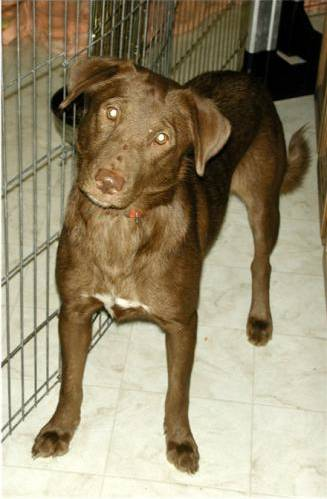
#> input picture pic.jpg, 327 x 499 px
$ jupyter execute OpenCV-Beginner.ipynb
#> lines starting #> are read from the running program, lines starting #| are printed output that depends on the picture
[cell 1]
import cv2
import matplotlib.pyplot as plt
import numpy as np

4.a. Membuka Gambar, 4.b menampilkan image

[cell 2]
img = cv2.imread("pic.jpg")
#> img is the input picture: shape (499, 327, 3); mean B, G, R 111.5, 139, 150.2
plt.imshow(img)
plt.show()

4.c Menampilkan ukuran image

[cell 3]
print(img.shape)
#| (499, 327, 3)

4.d Menampilkan nilai intensitas

[cell 4]
b,g,r = cv2.split(img) #split setiap layer R,G, dan B
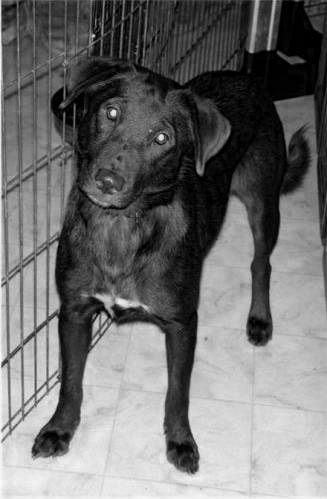
#> b: shape (499, 327); min 0, max 250, mean 111.5
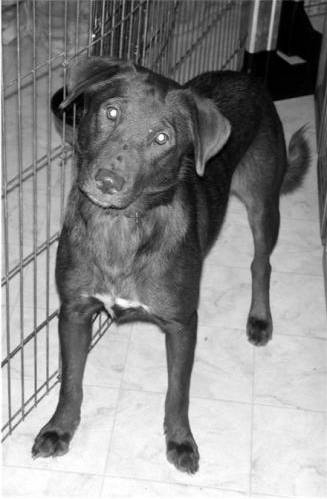
#> g: shape (499, 327); min 0, max 255, mean 139
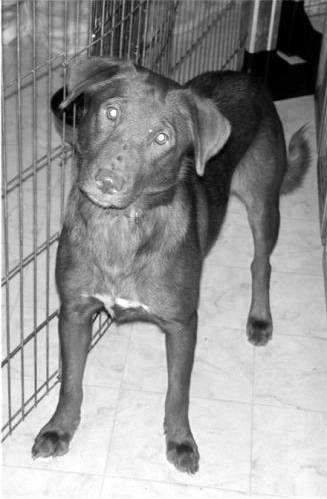
#> r: shape (499, 327); min 0, max 255, mean 150.2

plt.hist(b.ravel(),256, [0,256], color='b') #plot layer B
plt.show()
#> figure, not shown here; tallest bar 2760 high, from x = 0 to 1

[cell 5]
plt.hist(g.ravel(),256, [0,256], color='g') #plot layer G
plt.show()
#> figure, not shown here; tallest bar 1249 high, from x = 234 to 235

[cell 6]
plt.hist(r.ravel(),256, [0,256], color='r') #plot layer R
plt.show()
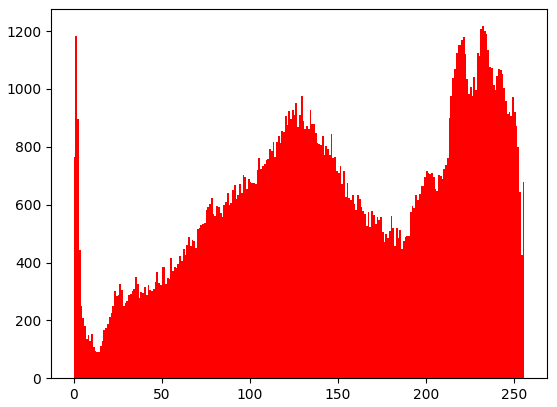
#> figure drawn by matplotlib, 1 panel; tallest bar 1217 high, from x = 232 to 233

4.e. Melaukukan beberapa operasi sederhana seperti rotasi, flip, zoom in/out, dll

[cell 7]
img_rotate = cv2.rotate(img, cv2.ROTATE_90_CLOCKWISE) #rotate 90 derajat searah jarum jam
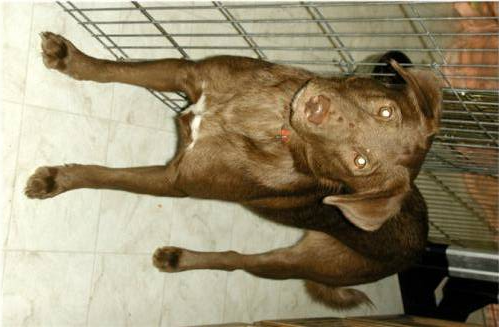
#> img_rotate: shape (327, 499, 3); mean B, G, R 111.5, 139, 150.2
plt.imshow(img_rotate)
plt.show()

[cell 8]
img_flip = cv2.flip(img, 0) #flip 0 = vertically, 1 horizontally, -1 = vertically + horizontally
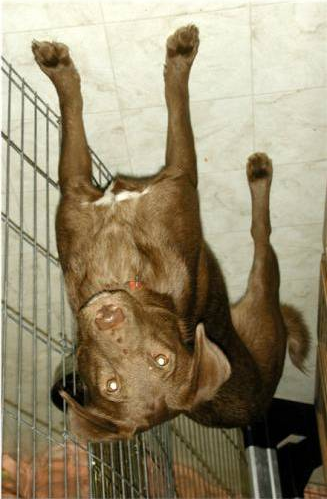
#> img_flip: shape (499, 327, 3); mean B, G, R 111.5, 139, 150.2
plt.imshow(img_flip)
plt.show()

[cell 9]
#scaleup
scale_percent = 300 # percent of original size
width = int(img.shape[1] * scale_percent / 100)
#> width = 981
height = int(img.shape[0] * scale_percent / 100)
#> height = 1497
dim = (width, height)
#> dim = (981, 1497)
resized = cv2.resize(img, dim, interpolation = cv2.INTER_AREA)

plt.imshow(resized)
plt.show()

[cell 10]
#scaledown
scale_percent = 10 # percent of original size
width = int(img.shape[1] * scale_percent / 100)
#> width = 32
height = int(img.shape[0] * scale_percent / 100)
#> height = 49
dim = (width, height)
#> dim = (32, 49)
resized = cv2.resize(img, dim, interpolation = cv2.INTER_AREA)
#> resized: shape (49, 32, 3)

plt.imshow(resized)
plt.show()

4.f. Melakukan beberapa operasi sederhana terhadap pixel seperti mengubah intensitas dll

[cell 11]
# Log Transformations
# Apply log transform.
c = 255/(np.log(1 + np.max(img)))
#> c = 45.99
log_transformed = c * np.log(1 + img)
#> log_transformed: shape (499, 327, 3) float16; 0.23% of the values are NaN or infinite; the others: min 0, max 255, mean 211.5

# Specify the data type.
log_transformed = np.array(log_transformed, dtype = np.uint8)
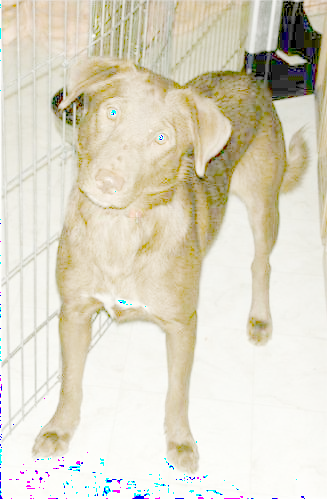
#> log_transformed: shape (499, 327, 3); mean B, G, R 196.9, 214.8, 220.1

# Save the output.
plt.imshow(log_transformed)

[cell 12]
# Power-Law (Gamma) Transformation
# Trying 4 gamma values.
for gamma in [0.1, 0.5, 1.2, 2.2]:

    # Apply gamma correction.
    gamma_corrected = np.array(255*(img / 255) ** gamma, dtype = 'uint8')

    # Save edited images.
    plt.imshow(gamma_corrected)
    plt.show()
#> this loop made 4 passes
#> pass 1, `gamma_corrected = np.array(255*(img / 255) ** gamma, dtype = 'uint8')`:
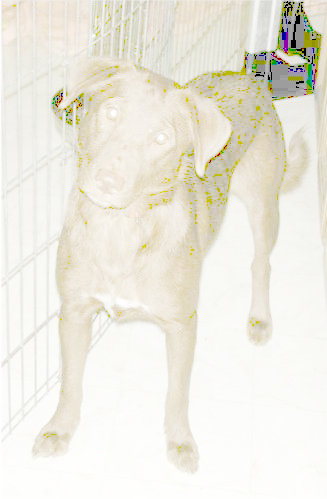
#> gamma_corrected: shape (499, 327, 3); mean B, G, R 222.9, 233.7, 236.4

[cell 13]
# Piecewise-Linear Transformation Functions
def pixelVal(pix, r1, s1, r2, s2):
    if (0 <= pix and pix <= r1):
        return (s1 / r1)*pix
    elif (r1 < pix and pix <= r2):
        return ((s2 - s1)/(r2 - r1)) * (pix - r1) + s1
    else:
        return ((255 - s2)/(255 - r2)) * (pix - r2) + s2

# Open the image.
# img = cv2.imread('sample.jpg')

# Define parameters.
r1 = 70
s1 = 0
r2 = 140
s2 = 255

# Vectorize the function to apply it to each value in the Numpy array.
pixelVal_vec = np.vectorize(pixelVal)

# Apply contrast stretching.
contrast_stretched = pixelVal_vec(img, r1, s1, r2, s2)
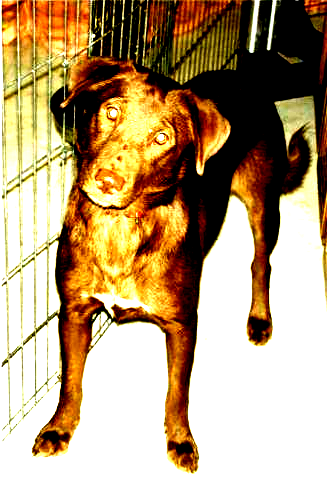
#> contrast_stretched: shape (499, 327, 3) float64; mean B, G, R 122.7, 157.8, 182.7

# Save edited image.
plt.imshow(contrast_stretched)
plt.show()
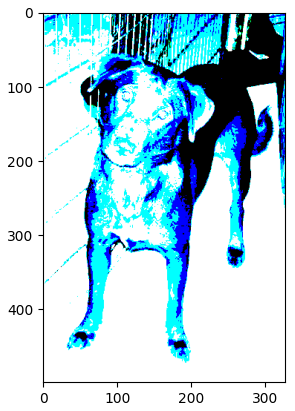
#> figure drawn by matplotlib, 1 panel; B, G, R data is drawn as R, G, B
